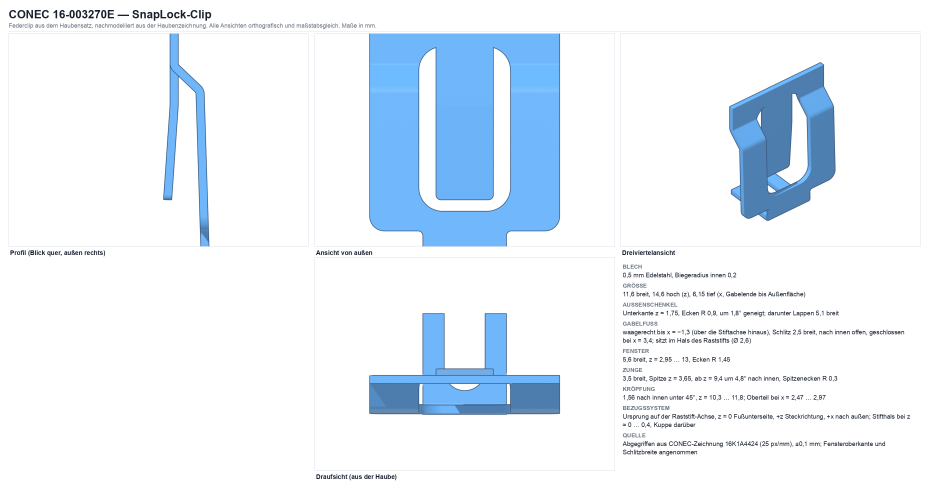
#> input picture parts/16-003270E/CONEC_16-003270E_SnapLock_Clip_dreiseitenansicht.png, 2788 x 1470 px, given in place of p.png, which was not available (shown at 1/3 size)
$ python crop_drawing.py CONEC_16-003270E_SnapLock_Clip_dreiseitenansicht.png CONEC_16-003270E_SnapLock_Clip_zeichnungsabgleich.png 5
#> lines starting #> are read from the running program, lines starting #| are printed output that depends on the picture; after the words box and inside, x2 and y2 are one past the last pixel; in counts of white or black regions, pixels touching at a corner belong together; pictures that were not available may be replaced by others from this repository, and a replacement may not be noted
"""Drei-Seiten-Ansicht aus dem Zeichnungs-PDF ausschneiden, wie Roberts bisherige Exporte.

  .venv/bin/python parts/16-003270E/crop_drawing.py <zeichnung.pdf> <out.png> [dpi]

Rendert das PDF, entfernt Blattrahmen und Schriftfeld (Rahmen = äußerste
lange Linien, Schriftfeld = Block unten rechts) und schneidet auf den
Inhalt zu; Weiß wird transparent (RGBA wie die anderen 3-Seitenansichten).
"""
import subprocess
import sys
import tempfile
from pathlib import Path

import numpy as np
from PIL import Image

pdf, out = sys.argv[1], sys.argv[2]
dpi = int(sys.argv[3]) if len(sys.argv) > 3 else 400
with tempfile.TemporaryDirectory() as tmp:
    subprocess.run(['pdftoppm', '-r', str(dpi), '-png', '-singlefile', pdf, f'{tmp}/p'], check=True)
#> (this line was passed over: subprocess is not available in this run)
    im = Image.open(f'{tmp}/p.png').convert('L')
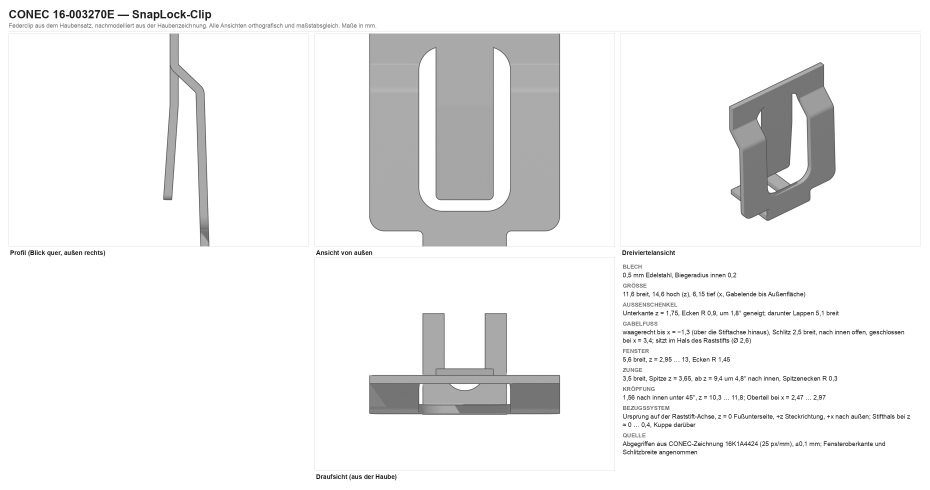
#> im: PIL image 2788x1470 L (shown at 1/3 size); min 31, max 255, mean 239.8
a = np.array(im)
h, w = a.shape
#> h = 1470; w = 2788
dark = a < 200
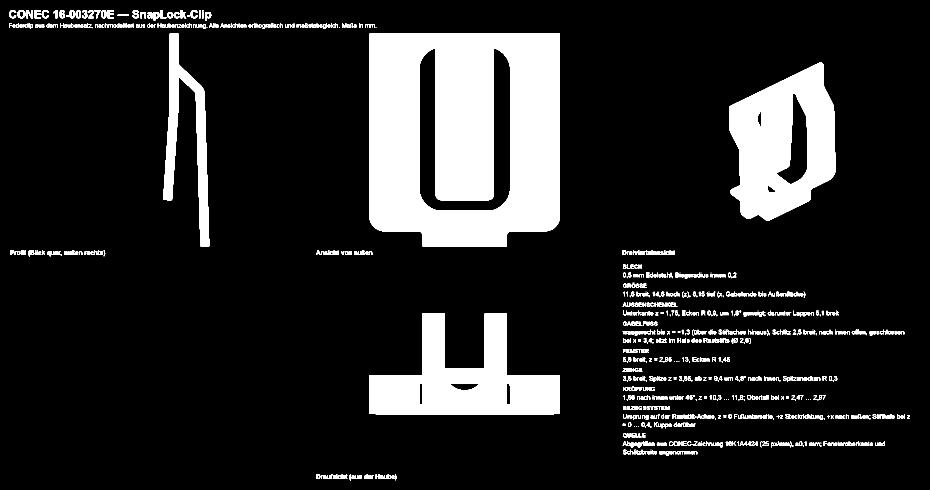
#> dark: shape (1470, 2788) bool (shown at 1/3 size); 14% white; 960 white regions (157 under 20 px), largest, box (x1, y1, x2, y2) and area: (1108, 101, 1680, 739) 300236, (2188, 186, 2507, 663) 96851, (1108, 940, 1680, 1244) 92687
# Blattrahmen: Zeilen/Spalten, die zu > 60 % dunkel sind, sind Rahmenlinien
row_frac = dark.mean(axis=1); col_frac = dark.mean(axis=0)
#> after `row_frac = dark.mean(axis=1)`: row_frac = 1470 values, max 0.325 at index 1140, min 0 at index 0, mean 0.14
#> after `col_frac = dark.mean(axis=0)`: col_frac = 2788 values, max 0.62 at index 1321, min 0 at index 0, mean 0.14
frame_rows = np.where(row_frac > 0.6)[0]; frame_cols = np.where(col_frac > 0.6)[0]
#> after `frame_rows = np.where(row_frac > 0.6)[0]`: frame_rows = empty array
#> after `frame_cols = np.where(col_frac > 0.6)[0]`: frame_cols = 54 values from 1307 to 1480
top = frame_rows[frame_rows < h // 2].max() + 3 if (frame_rows < h // 2).any() else 0
#> top = 0
bottom = frame_rows[frame_rows > h // 2].min() - 3 if (frame_rows > h // 2).any() else h
#> bottom = 1470
left = frame_cols[frame_cols < w // 2].max() + 3 if (frame_cols < w // 2).any() else 0
#> left = 1336
right = frame_cols[frame_cols > w // 2].min() - 3 if (frame_cols > w // 2).any() else w
#> right = 1451
inner = dark[top:bottom, left:right].copy()
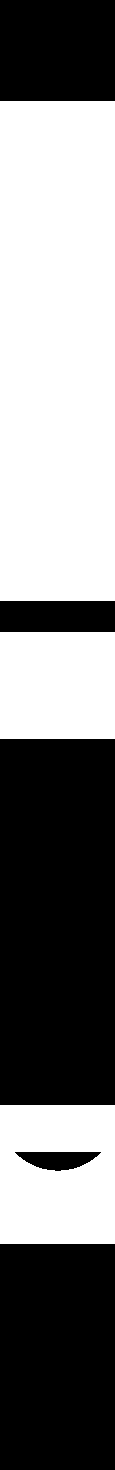
#> inner: shape (1470, 115) bool; 50.1% white; 5 black regions, box (x1, y1, x2, y2) and area: (0, 739, 115, 1105) 42090, (0, 1244, 115, 1470) 25990, (0, 0, 115, 101) 11615, (0, 601, 115, 632) 3565, (15, 1152, 101, 1171) 1114
# Schriftfeld unten rechts: Zeile im unteren Drittel, ab der rechts eine lange Linie liegt
ih, iw = inner.shape
#> ih = 1470; iw = 115
tb_top = None
for y in range(ih * 2 // 3, ih):
    if inner[y, iw // 2:].mean() > 0.5:
        tb_top = y; break
if tb_top is not None:
    # Schriftfeld-Breite: die Oberkante ist ein durchgehender dunkler Lauf bis zum
    # rechten Rand; sein Anfang ist die linke Kante des Schriftfelds
    row = inner[tb_top]
    x = iw - 1
#> x = 114
    while x > 0 and row[max(0, x - 3):x + 1].any():
        x -= 1
#> this loop made 114 passes
#> x on passes 1 to 12: 113, 112, 111, 110, 109, 108, 107, 106, 105, 104, 103, 102
#> after the loop, x = 0
    tb_left = x
#> tb_left = 0
    inner[tb_top - 4:, tb_left - 4:] = False
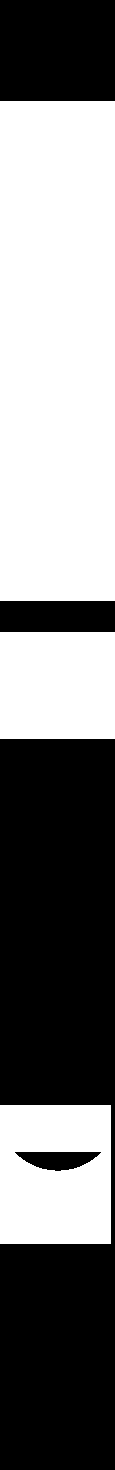
#> inner: shape (1470, 115) bool; 49.8% white; 3 white regions, box (x1, y1, x2, y2) and area: (0, 101, 115, 601) 57500, (0, 1105, 111, 1244) 14315, (0, 632, 115, 739) 12305
ys, xs = np.where(inner)
pad = int(dpi * 0.15)
y0, y1 = max(0, ys.min() - pad), min(ih, ys.max() + pad)
#> y0 = 101; y1 = 1243
x0, x1 = max(0, xs.min() - pad), min(iw, xs.max() + pad)
#> x0 = 0; x1 = 114
crop = a[top + y0:top + y1, left + x0:left + x1]
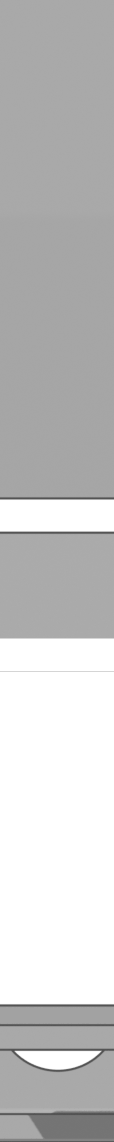
#> crop: shape (1142, 114); min 82, max 255, mean 196.8
rgba = np.zeros((*crop.shape, 4), dtype=np.uint8)
rgba[..., :3] = crop[..., None]
rgba[..., 3] = (255 - crop).astype(np.uint8)          # Weiß → transparent, Schwarz → deckend
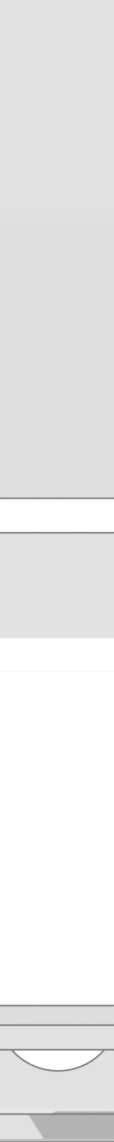
#> rgba: shape (1142, 114, 4); mean of channels 0, 1, 2, 3 196.8, 196.8, 196.8, 58.2; transparent parts drawn white
Image.fromarray(rgba, 'RGBA').save(out)
print(f'Wrote {out} {crop.shape[1]}x{crop.shape[0]} (Rahmen {left},{top}-{right},{bottom}; Schriftfeld ab Zeile {tb_top})')
#| Wrote CONEC_16-003270E_SnapLock_Clip_zeichnungsabgleich.png 114x1142 (Rahmen 1336,0-1451,1470; Schriftfeld ab Zeile 1105)

$ run again, on parts/16-003270E/CONEC_16-003270E_SnapLock_Clip_zeichnungsabgleich.png
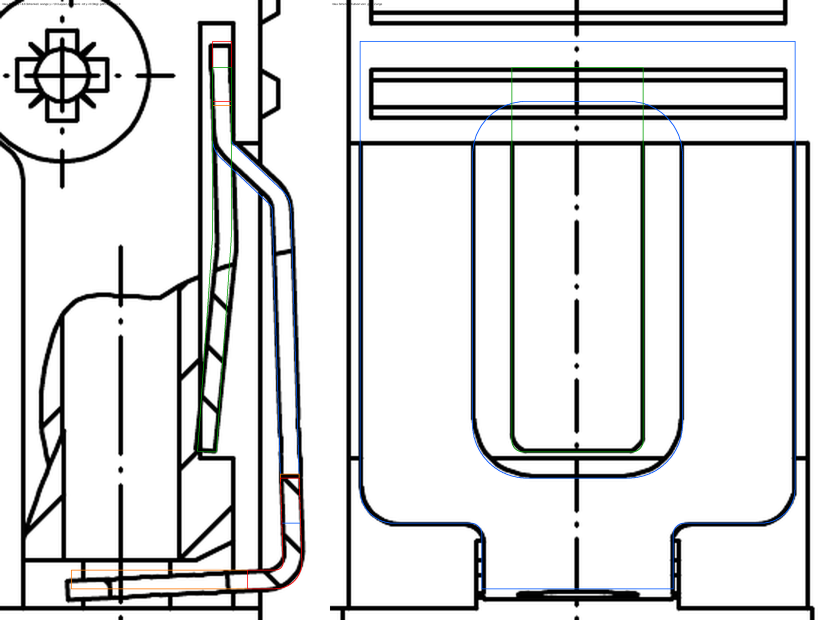
#> input picture parts/16-003270E/CONEC_16-003270E_SnapLock_Clip_zeichnungsabgleich.png, 1650 x 1239 px, given in place of p.png, which was not available (shown at 1/2 size)
#> `dark = a < 200`:
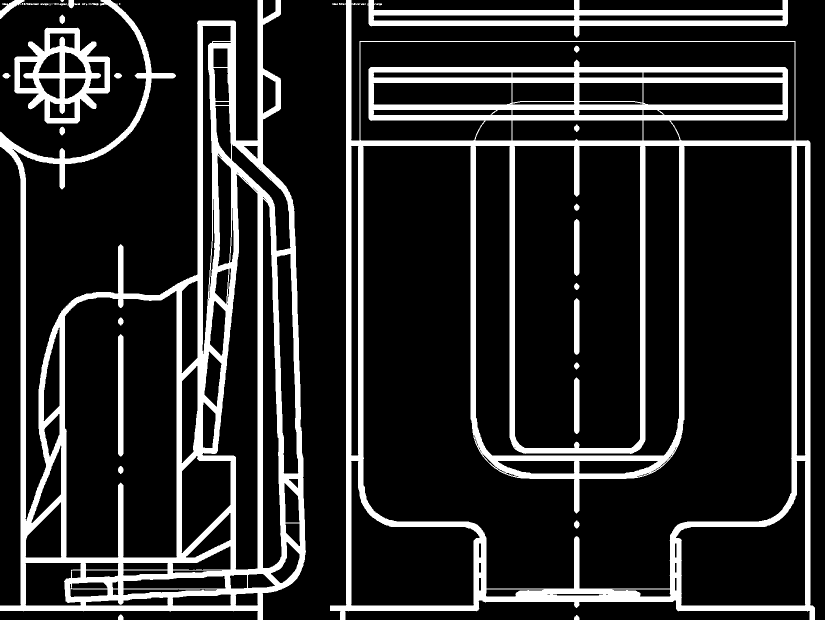
#> dark: shape (1239, 1650) bool (shown at 1/2 size); 16.9% white; 49 white regions (17 under 20 px), largest, box (x1, y1, x2, y2) and area: (660, 0, 1630, 1239) 160807, (0, 0, 612, 1239) 141638, (735, 0, 1576, 75) 19665
#> row_frac = 1239 values, max 0.724 at index 155, min 0.0176 at index 1223, mean 0.169
#> col_frac = 1650 values, max 0.987 at index 697, min 0 at index 612, mean 0.169
#> frame_rows = 32 values from 82 to 1221
#> frame_cols = 103 values from 41 to 1620
#> top = 294
#> bottom = 1208
#> left = 729
#> right = 944
#> after the loop `while x > 0 and row[max(0, x - 3):x + 1].any():`: x = 214
#> ys = 4315 values from 0 to 762; xs = 4315 values, max 214 at index 2, min 0 at index 1644, mean 139.2
#> y0 = 0; y1 = 762
#> x0 = 0; x1 = 214
#> `rgba[..., 3] = (255 - crop).astype(np.uint8)`:
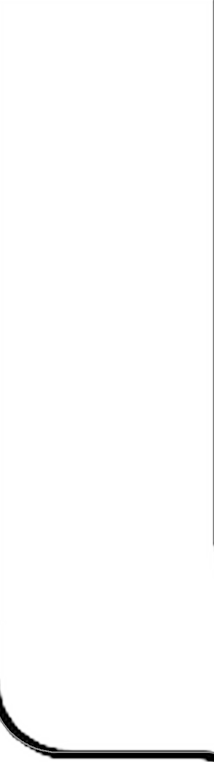
#> rgba: shape (762, 214, 4); mean of channels 0, 1, 2, 3 250.6, 250.6, 250.6, 4.4; transparent parts drawn white
#| Wrote CONEC_16-003270E_SnapLock_Clip_zeichnungsabgleich.png 214x762 (Rahmen 729,294-944,1208; Schriftfeld ab Zeile 749)
